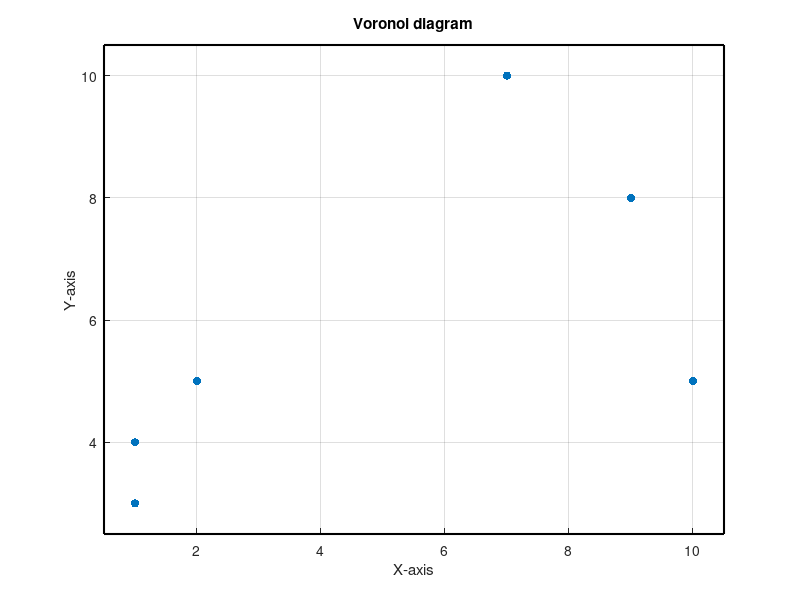

The MATLAB source for this figure: (Note: this script raises an error after producing the figure.)
% Define the array S
S = [1, 3; 10, 5; 1, 4; 2, 5; 7, 10; 9, 8];

% voronoi(S(:, 1), S(:, 2))

% Define padding
padding = 0.5;

% Get minimum and maximum values for x and y columns
min_x = min(S(:, 1));
min_y = min(S(:, 2));
max_x = max(S(:, 1));
max_y = max(S(:, 2));

% Define the box coordinates (clockwise order)
box = [min_x - padding, min_y - padding;
       max_x + padding, min_y - padding;
       max_x + padding, max_y + padding;
       min_x - padding, max_y + padding];

% Plot the box
figure;
hold on;

% Draw the box
plot([box(:,1); box(1,1)], [box(:,2); box(1,2)], 'k', 'LineWidth', 1.5);

% Plot the original points inside the box
scatter(S(:, 1), S(:, 2), 'filled');

% Add grid and labels for better visualization
grid on;
xlabel('X-axis');
ylabel('Y-axis');
title('Voronoi diagram');
xlim([min_x - padding, max_x + padding]);
ylim([min_y - padding, max_y + padding]);

cells = [];

% Colors for plotting
colors = lines(size(S,1));

% Loop through all points to calculate Voronoi cells
for p = 1:size(S, 1)
    cell_pts = box;  % Start with the bounding box for each point
    for q = 1:size(S, 1)
        if p ~= q
            intersections = [];  % Initialize intersections array
            
            % Get perpendicular bisector coefficients (a, b, c)
            [a, b, c] = getPerpendicularBisector(S(p, 1), S(p, 2), S(q, 1), S(q, 2));
            N = size(cell_pts, 1);  % Number of vertices in the current polygon
            for i = 1:N
                % Current edge is from cell_pts(i) to cell_pts(i+1)
                p1 = cell_pts(i, :);
                p2 = cell_pts(mod(i, N) + 1, :); % Wrap around
                
                % Find intersection of the edge with the line
                [intersection, x, y] = segment_line_intersection(p1, p2, a, b, c);
                
                if intersection
                    % Append intersection as a row [x, y]
                    intersections = [intersections; x, y];

                    % Debug: Plot the intersection point
                    % plot(x, y, 'bo', 'MarkerSize', 8, 'MarkerFaceColor', 'b');  % Blue circle for intersection
                    
                    % Break if we have exactly two intersections
                    if size(intersections, 1) == 2
                        break;
                    end
                end
            end
            
            % If we have two intersections, construct a new polygon
            if size(intersections, 1) == 2
                % Extract vertices
                t1 = intersections(1, :);
                t2 = intersections(2, :);

                % Find vertices between t1 and t2 in the current polygon
                idx1 = findPointIndex(cell_pts, t1);
                idx2 = findPointIndex(cell_pts, t2);

                % Check orientation of t1 and t2 in the polygon
                if idx1 < idx2
                    new_cell = [t1; cell_pts(idx1 + 1:idx2, :); t2];
                else
                    new_cell = [t1; cell_pts(idx1 + 1:end, :); cell_pts(1:idx2, :); t2];
                end

                % Check if point p is inside new_cell
                px = S(p, 1);
                py = S(p, 2);
                in = inpolygon(px, py, new_cell(:, 1), new_cell(:, 2));

                if in
                    cell_pts = new_cell;
                else
                    % Reverse the polygon if p is not inside
                    new_cell = [t2; cell_pts(idx2 + 1:end, :); cell_pts(1:idx1, :); t1];
                    cell_pts = new_cell;
                end
            end
        end
    end
    
    % Store the resulting cell
    cells{p} = cell_pts;
    
    % Close the polygon for visualization
    %cell_pts = [cell_pts; cell_pts(1, :)];
    
    % Plot the cell
    fill(cell_pts(:, 1), cell_pts(:, 2), colors(p, :), 'FaceAlpha', 0.2, 'EdgeColor', colors(p, :));
end

hold off;

% Function to get perpendicular bisector coefficients

function [a, b, c] = getPerpendicularBisector(px, py, qx, qy)
    % Midpoint of line segment
    x0 = (px + qx) / 2;
    y0 = (py + qy) / 2;

    a = qx - px;
    b = qy - py;
    
    % Line equation: ax + by + c = 0 passing through midpoint
    c = -(a * x0 + b * y0);
end

function [intersection, x, y] = segment_line_intersection(A, B, a, b, c)
    % Input: 
    % A = [Ax, Ay] -> First point of segment AB
    % B = [Bx, By] -> Second point of segment AB
    % a, b, c -> Coefficients of the line ax + by + c = 0
    
    % Output:
    % intersection -> Boolean value, true if intersection exists and lies on the segment
    % x, y -> Coordinates of the intersection point (NaN if no intersection)
    
    % Unpack inputs
    Ax = A(1); Ay = A(2);
    Bx = B(1); By = B(2);
    
    % Calculate vector u and v
    u = [a, b, c];
    v = [Ay - By, Bx - Ax, Ax*By - Bx*Ay];
    
    % Compute cross product u x v
    z = [u(2)*v(3) - u(3)*v(2), u(3)*v(1) - u(1)*v(3), u(1)*v(2) - u(2)*v(1)];
    z1 = z(1); z2 = z(2); z3 = z(3);
    
    % Check if intersection exists
    if z3 == 0
        % Parallel or coincident
        intersection = false;
        x = NaN;
        y = NaN;
        return;
    end
    
    % Intersection point
    x = z1 / z3;
    y = z2 / z3;
    
    % Define bounds for the segment
    x1 = min(Ax, Bx);
    x2 = max(Ax, Bx);
    y1 = min(Ay, By);
    y2 = max(Ay, By);
    
    % Check if the intersection point lies on the segment AB
    if (x1 <= x && x <= x2) && (y1 <= y && y <= y2)
        intersection = true;
    else
        intersection = false;
        x = NaN;
        y = NaN;
    end
end

function idx = findPointIndex(cell_pts, point)
    % Find the index of the vertex in cell_pts closest to 'point'
    distances = sqrt(sum((cell_pts - point).^2, 2));
    [~, idx] = min(distances);
end


